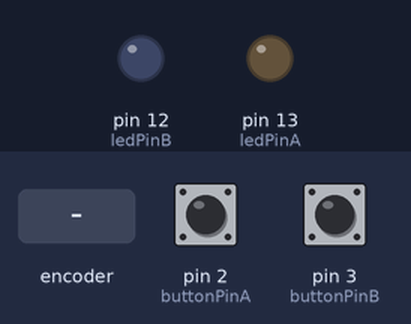
The sketch below on a simulated Arduino Uno, built with avr-gcc and run on an emulated ATmega328P. On the bench: output pins drawn as LEDs (lit = HIGH). Inputs (shaded band) come from the test bench; at power-on: pin 2 (buttonPinA) HIGH, pin 3 (buttonPinB) HIGH.

Above: at 4.8 s.
4.9 s: rotary encoder on pin 2 (buttonPinA) / pin 3 (buttonPinB) turned 3 steps (first pin leading)
At 5.6 s:
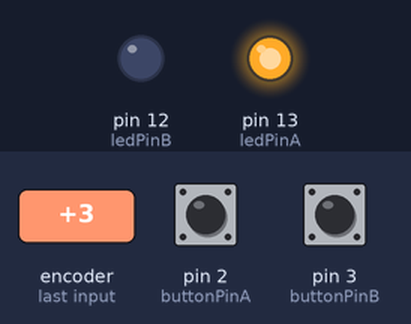
Timing chart, 0 to 7.9 s (numbered marks = the images above; inputs shaded):
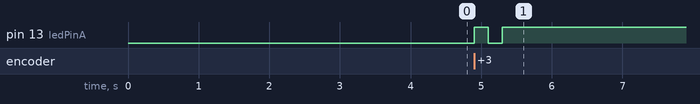

The sketch:

Task2-3.ino
```cpp
const int buttonPinA = 2;
const int ledPinA = 13;
const int buttonPinB = 3;
const int ledPinB = 12;
volatile bool ledStateA = LOW;
bool ledStateB = LOW;

bool ButtonStateB1 = HIGH;
bool ButtonStateB2;
void setup ( ) {
pinMode(ledPinA, OUTPUT);
pinMode(ledPinB, OUTPUT);
pinMode(buttonPinA, INPUT_PULLUP);
pinMode(buttonPinB, INPUT_PULLUP);
attachInterrupt(digitalPinToInterrupt(buttonPinA), buttonISR, FALLING);
}
void buttonISR( ) {
ledStateA = !ledStateA;
digitalWrite(ledPinA, ledStateA);
}
void loop ( ) {
  ButtonStateB2 = digitalRead(buttonPinB);

  if (ButtonStateB1 == HIGH && ButtonStateB2 == LOW) {
    ledStateB = !ledStateB;
    digitalWrite(ledPinB, ledStateB);
  }
  ButtonStateB1 = ButtonStateB2;
  delay(2000);
}
```

Measured:
- after the input at 4.9 s, pin 13 (ledPinA): LOW → HIGH at once, → LOW 0.20 s later, → HIGH 0.20 s later
